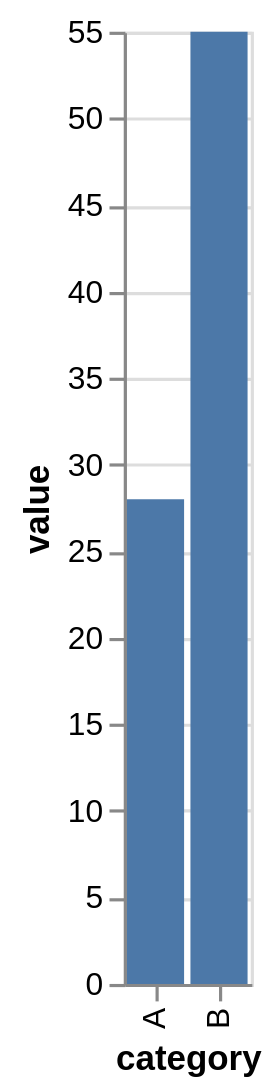

Describe this chart as a Vega-Lite specification.
### Vega-Lite specification from a JSON file in a GitHub repository (floating-point values rounded to 4 significant figures)
{"$schema": "https://vega.github.io/schema/vega-lite/v6.json", "config": {"font": "Liberation Sans"}, "data": {"values": [{"category": "A", "value": 28}, {"category": "B", "value": 55}]}, "mark": "bar", "encoding": {"x": {"field": "category", "type": "nominal"}, "y": {"field": "value", "type": "quantitative"}}}
